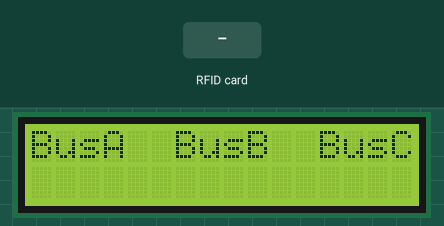
This sketch was run on a simulated Arduino Uno, built with avr-gcc and run on an emulated ATmega328P. Shown: 16×2 character LCD. Inputs (shaded band) come from the test bench. What the sketch prints to the serial monitor is not drawn. At 5.4 s the program stops and its outputs stay as they are.

Above: at 1.3 s.
1.4 s: RFID card D9 93 31 8D held to the reader
At 3.5 s:
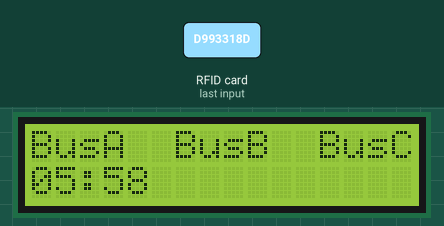
Timing chart, 0 to 5.0 s (numbered marks = the images above; inputs shaded):
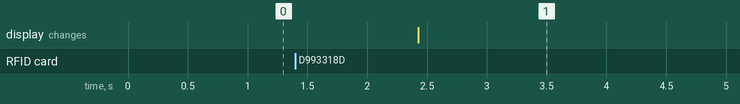

The sketch:

MFRC522_RFID_Reader_with_Arduino.ino
```cpp
/*
 *
 * All the resources for this project: http://randomnerdtutorials.com/
 * Modified by Rui Santos
 *
 * Created by FILIPEFLOP
 *
 */
 #include<LiquidCrystal.h>
#include <SPI.h>
#include <MFRC522.h>

#define SS_PIN 10
#define RST_PIN 9
MFRC522 mfrc522(SS_PIN, RST_PIN);   // Create MFRC522 instance.
 const int rs = 8, en = 2, d4 = 4, d5 = 5, d6 = 6, d7 = 7;
LiquidCrystal lcd(rs, en, d4, d5, d6, d7);

void setup()
{lcd.begin(16,2);
lcd.print("hello world");
  Serial.begin(9600);   // Initiate a serial communication
  SPI.begin();      // Initiate  SPI bus
  mfrc522.PCD_Init();   // Initiate MFRC522
  Serial.println("Approximate your card to the reader...");
  Serial.println();
  lcd.clear();
lcd.setCursor(0,0);
lcd.print("BusA");
lcd.setCursor(6,0);
lcd.print("BusB");
lcd.setCursor(12,0);
lcd.print("BusC");


}
int timerAA()
 {int S = 59; // count seconds
int M = 5; // count minutes

 S--;
 delay(1000);

 if(S<0)
 {
   M--;
   S=59;
 }
 if(M<0)
 {
   M=5;
 }
 if(M>5)
 {
   lcd.setCursor(0,1);
   lcd.print(M);
 }
 else
 {
   lcd.setCursor(0,1);
   lcd.print("0");
   lcd.setCursor(1,1);
   lcd.print(M);
   lcd.setCursor(2,1);
   lcd.print(":");
 }


 if(S>0)
 {
   lcd.setCursor(3,1);
   lcd.print(S);
 }
 else
 {
   lcd.setCursor(3,1);
   lcd.print("0");
   lcd.setCursor(4,1);
   lcd.print(S);

 }
 return (M--);
 }
void loop()
{ int i,f,g,h;
  // Look for new cards
  if ( ! mfrc522.PICC_IsNewCardPresent())
  {
   // Serial.print(mfrc522.PICC_IsNewCardPresent());
  // Serial.println("hello");
   // delay(1000);
    return;
  }
  // Select one of the cards
  if ( ! mfrc522.PICC_ReadCardSerial())
  {
    //Serial.println(mfrc522.PICC_ReadCardSerial());
    return;
  }
  //Show UID on serial monitor
  Serial.print("UID tag :");
  String content= "";
  byte letter;
  for (byte i = 0; i < mfrc522.uid.size; i++)
  {
     Serial.print(mfrc522.uid.uidByte[i] < 0x10 ? " 0" : " ");
     Serial.print(mfrc522.uid.uidByte[i], HEX);
     content.concat(String(mfrc522.uid.uidByte[i] < 0x10 ? " 0" : " "));
     content.concat(String(mfrc522.uid.uidByte[i], HEX));
  }

  content.toUpperCase();
  if (content.substring(1) == "D9 93 31 8D")//AAAAred
  {
    Serial.println("bus route A");
   // Serial.println();
    i=1;
    timerAA();
    delay(1000);
  }
    if (content.substring(1) == "39 81 E9 8C")//AAAA
  {
    Serial.println("bus route A");
    Serial.println();
    i=1;
    timerAA();
    delay(3000);
  }  if (content.substring(1) == "59 60 A5 8B")//AAAA
  {
    Serial.println("bus route A");
    Serial.println();
    i=1;
    timerAA();
    delay(3000);
  }  if (content.substring(1) == "39 54 CD 8B")//BBBlue
  {
    Serial.println("bus route B");
    Serial.println();
    delay(3000);
  }  if (content.substring(1) == "59 45 41 8D")//BBBB
  {
    Serial.println("bus route BBBBB");
    Serial.println();
    delay(3000);
  }  if (content.substring(1) == "49 90 F2 8C")//BBB
  {
    Serial.println("bus route BBBB");
    Serial.println();
    delay(3000);
  }  if (content.substring(1) == "6A B8 8D 15")//CCCC
  {
    Serial.println("bus route c");
    Serial.println();
    delay(3000);
  }  if (content.substring(1) == "DA B3 2B 15")//ccc
  {
    Serial.println("bus route c");
    Serial.println();
    delay(3000);
  }  if (content.substring(1) == "49 28 F1 8B")//ccc
  {
    Serial.println("bus route c");
    Serial.println();
    delay(3000);
  }  if (content.substring(1) == "49 64 EE 8B")//ccc
  {
    Serial.println("bus route c");
    Serial.println();
    delay(3000);
  }  if (content.substring(1) == "5A B8 87 16")//ddd
  {
    Serial.println("bus route d");
    Serial.println();
    delay(3000);
  }  if (content.substring(1) == "BA 20 39 16")//ddd
  {
    Serial.println("bus route d");
    Serial.println();
    delay(3000);
  }  if (content.substring(1) == "EA 24 77 15")//ddd
  {
    Serial.println("bus route d");
    Serial.println();
    delay(3000);
  }

  while(i=1)
  {
   int min =timerAA();
   if(min==-1)
   i=0;
  }

  }
```

Measured:
- after the input at 1.4 s, the display: changes after 1.0 s (image 1)
